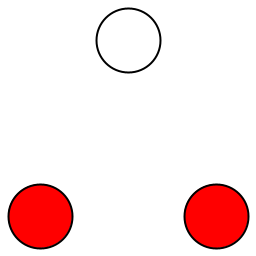
Frame 1 (no input)
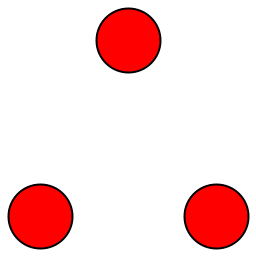
Frame 60 (the mouse pressed at the canvas centre just before this capture)
Frame 120 (the mouse held since frame 60 and released just before this capture): identical to frame 60, image omitted

The Processing sketch that drew these frames (run headless with seeded random() and noise(); from frame 60 on, the mouse is pressed at the canvas centre):

// Processing sketch: IntroCirculos
// ── IntroCirculos.pde
//1. Primera ejecucion, guarda la configuracion inicial
void setup(){
  size(256,256);  
}

//2. Segunda e indefinidas ejecuciones (loop)
void draw(){
  //Canal RGB
  background(255);
  
  strokeWeight(2);
  
  //circle ejeX, ejeY, diametro
  circle(128, 40 , 64);
  fill(255,0,0);
  
  circle(40, 216 , 64);
  
  circle(216, 216, 64);
}
